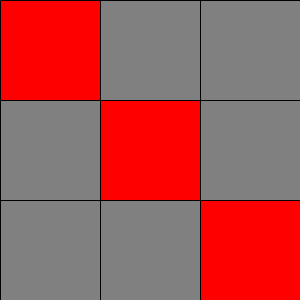
Frame 1 (no input)
Frame 60 (the mouse pressed at the canvas centre just before this capture): identical to frame 1, image omitted
Frame 120 (the mouse held since frame 60 and released just before this capture): identical to frame 1, image omitted

The Processing sketch that drew this single still picture (run headless with seeded random() and noise(); from frame 60 on, the mouse is pressed at the canvas centre):

// Processing sketch: week04_5arry
// ── week04_5arry.pde
int [][]c = {
  {1,0,0},
  {0,1,0},
  {0,0,1}
};
void setup(){
  size(300,300);
}
void draw(){
  for(int i=0;i<3;i++){
    for(int j=0;j<3;j++){
      if(c[i][j]==0)fill(128);
      else fill(255,0,0);  
      rect(j*100, i*100, 100, 100);
    }
  }
}
